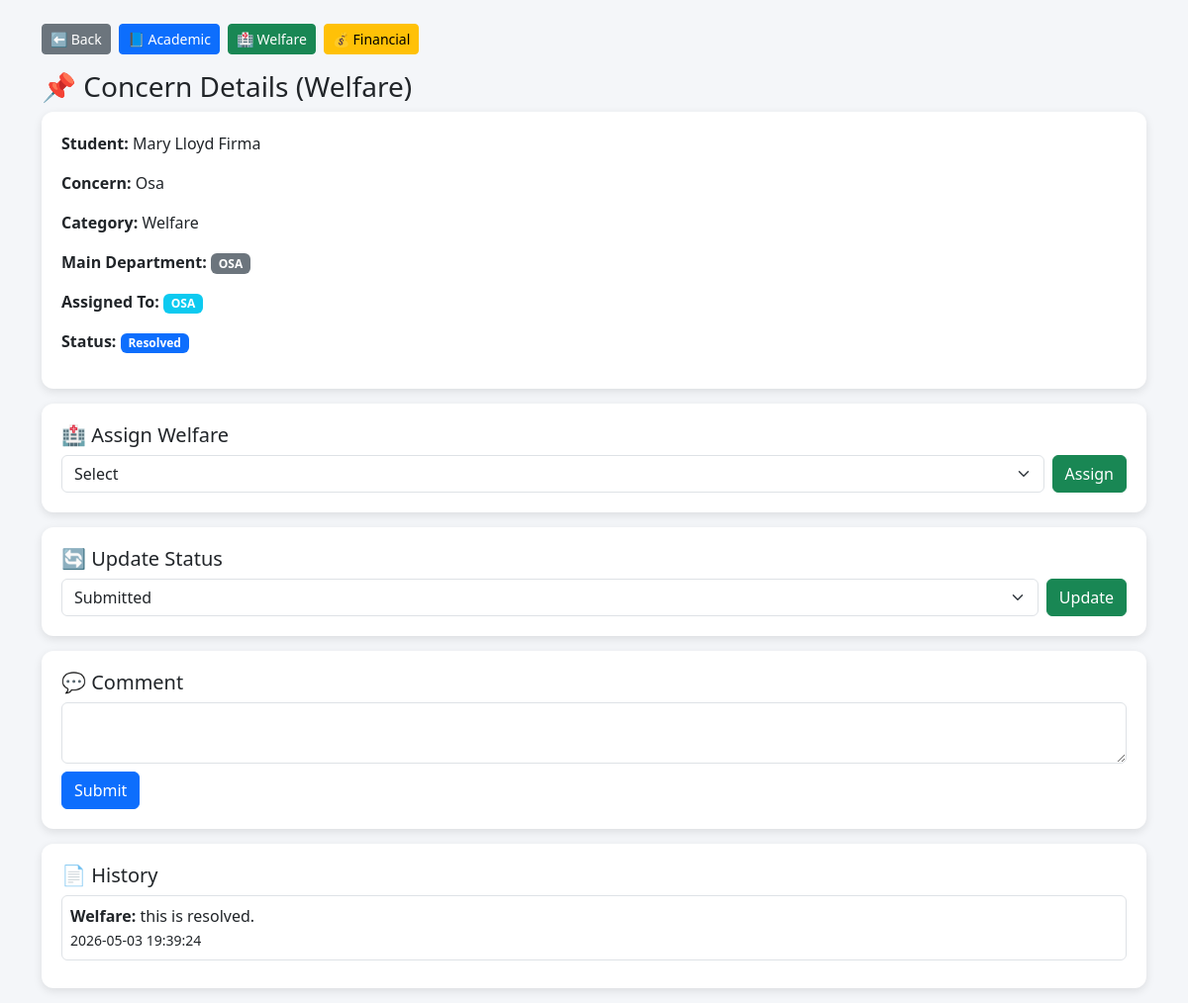
/admin/view_concern.php?id=27 (signed in), run on the app's committed database.
### tables this page shows
CREATE TABLE `concerns` (
  `id` int(11) NOT NULL,
  `student_name` varchar(100) DEFAULT NULL,
  `email` varchar(100) DEFAULT NULL,
  `category` varchar(50) DEFAULT NULL,
  `description` text DEFAULT NULL,
  `attachment` varchar(255) DEFAULT NULL,
  `is_anonymous` tinyint(1) DEFAULT NULL,
  `status` varchar(50) DEFAULT 'Submitted',
  `department` varchar(100) DEFAULT NULL,
  `assigned_to` varchar(100) DEFAULT NULL,
  `created_at` timestamp NOT NULL DEFAULT current_timestamp(),
  `updated_at` timestamp NULL DEFAULT NULL,
  `assigned_by` varchar(100) DEFAULT NULL
);

CREATE TABLE `responses` (
  `id` int(11) NOT NULL,
  `concern_id` int(11) DEFAULT NULL,
  `department` varchar(100) DEFAULT NULL,
  `message` text DEFAULT NULL,
  `created_at` timestamp NOT NULL DEFAULT current_timestamp()
);

### admin/view_concern.php (the view, shortened to what this page needs)
<?php
include("../config/db.php");
$id = $_GET['id'] ?? 0;
$user = $_SESSION['user'];
$stmt = $conn->prepare("SELECT * FROM concerns WHERE id=?");
$stmt->bind_param("i", $id);
$stmt->execute();
$concern = $stmt->get_result()->fetch_assoc();
?>
<!DOCTYPE html>
<html>
<head>
    <link href="https://cdn.jsdelivr.net/npm/bootstrap@5.3.3/dist/css/bootstrap.min.css" rel="stylesheet">
</head>
<body>
<div class="container mt-4">
<div class="mb-3 d-flex gap-2 flex-wrap">
    <a href="<?= strtolower($user['role']) ?>_dashboard.php"
       class="btn btn-secondary btn-sm">
        ⬅ Back
    </a>
    <a href="academic_dashboard.php" class="btn btn-primary btn-sm">📘 Academic</a>
    <a href="welfare_dashboard.php" class="btn btn-success btn-sm">🏥 Welfare</a>
    <a href="financial_dashboard.php" class="btn btn-warning btn-sm">💰 Financial</a>
</div>
<h3>📌 Concern Details (<?= $user['role'] ?>)</h3>
<div class="card-box">
    <p><b>Student:</b> <?= $concern['student_name'] ?></p>
    <p><b>Concern:</b> <?= $concern['description'] ?></p>
    <p><b>Category:</b> <?= $concern['category'] ?></p>
    <p><b>Main Department:</b>
        <span class="badge bg-secondary">
            <?= $concern['department'] ?>
        </span>
    </p>
    <p><b>Assigned To:</b>
        <span class="badge bg-info">
            <?= $concern['assigned_to'] ?? 'Not Assigned' ?>
        </span>
    </p>
    <p><b>Status:</b>
        <span class="badge bg-primary"><?= $concern['status'] ?></span>
    </p>
</div>
<?php if($user['role']=='Welfare'): ?>
<div class="card-box">
<h5>🏥 Assign Welfare</h5>
<form method="POST" class="d-flex gap-2">
<select name="assign" class="form-select">
    <option value="">Select</option>
</select>
<button name="assign_to" class="btn btn-success">Assign</button>
</form>
</div>
<?php endif; ?>
<div class="card-box">
<h5>🔄 Update Status</h5>
<form method="POST" class="d-flex gap-2">
<select name="status" class="form-select">
    <option value="Submitted">Submitted</option>
</select>
<button name="status_update" class="btn btn-success">Update</button>
</form>
</div>
<div class="card-box">
<h5>💬 Comment</h5>
<form method="POST">
<textarea name="comment" class="form-control mb-2"></textarea>
<button class="btn btn-primary">Submit</button>
</form>
</div>
<div class="card-box">
<h5>📄 History</h5>
<?php
$res = $conn->query("SELECT * FROM responses WHERE concern_id=$id ORDER BY created_at DESC");
if($res){
    while($r=$res->fetch_assoc()):
?>
<div class="border p-2 mb-2 rounded">
    <b><?= $r['department'] ?>:</b> <?= $r['message'] ?>
    <br>
    <small><?= $r['created_at'] ?></small>
</div>
<?php endwhile; } ?>
</div>
</div>
</body>
</html>

### admin/view_concern.php (style rules this page uses)
body { background:#f4f6f9; }
.card-box { background:white; padding:20px; border-radius:12px; box-shadow:0 3px 10px rgba(0,0,0,0.1); margin-bottom:15px; }

### data on the page
concerns: student_name "Mary Lloyd Firma", description "Osa", category "Welfare", department "OSA", assigned_to "OSA", status "Resolved"
responses: department "Welfare", message "this is resolved.", created_at "2026-05-03 19:39:24"

### other printed values
$user['role'] "Welfare"
